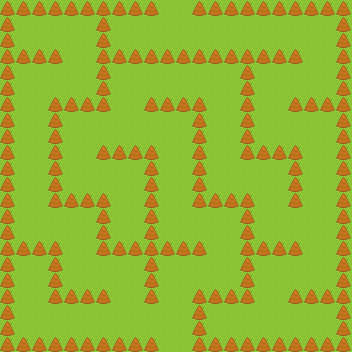

A level layout from a 2D game, rendered from its tile map. Below: a short description, then the map file with its tile-grid data intact:
An orthogonal 22x22 tile map with 16x16 px tiles, 2 tile layers (Tile Layer 1, Tile Layer 2).

<map version="1.0" orientation="orthogonal" renderorder="right-down" width="22" height="22" tilewidth="16" tileheight="16" nextobjectid="1">
 <tileset firstgid="1" name="roguelikeSheet_transparent" tilewidth="16" tileheight="16" spacing="4" tilecount="1767" columns="57">
  <image source="../Spritesheet/roguelikeSheet_transparent.png" width="1136" height="616" />
 </tileset>
 <layer name="Tile Layer 1" width="22" height="22">
  <data encoding="csv">
63,63,63,63,63,63,63,63,63,63,63,63,63,63,63,63,63,63,63,63,63,63,
63,63,63,63,63,63,63,63,63,63,63,63,63,63,63,63,63,63,63,63,63,63,
63,63,63,63,63,63,63,63,63,63,63,63,63,63,63,63,63,63,63,63,63,63,
63,63,63,63,63,63,63,63,63,63,63,63,63,63,63,63,63,63,63,63,63,63,
63,63,63,63,63,63,63,63,63,63,63,63,63,63,63,63,63,63,63,63,63,63,
63,63,63,63,63,63,63,63,63,63,63,63,63,63,63,63,63,63,63,63,63,63,
63,63,63,63,63,63,63,63,63,63,63,63,63,63,63,63,63,63,63,63,63,63,
63,63,63,63,63,63,63,63,63,63,63,63,63,63,63,63,63,63,63,63,63,63,
63,63,63,63,63,63,63,63,63,63,63,63,63,63,63,63,63,63,63,63,63,63,
63,63,63,63,63,63,63,63,63,63,63,63,63,63,63,63,63,63,63,63,63,63,
63,63,63,63,63,63,63,63,63,63,63,63,63,63,63,63,63,63,63,63,63,63,
63,63,63,63,63,63,63,63,63,63,63,63,63,63,63,63,63,63,63,63,63,63,
63,63,63,63,63,63,63,63,63,63,63,63,63,63,63,63,63,63,63,63,63,63,
63,63,63,63,63,63,63,63,63,63,63,63,63,63,63,63,63,63,63,63,63,63,
63,63,63,63,63,63,63,63,63,63,63,63,63,63,63,63,63,63,63,63,63,63,
63,63,63,63,63,63,63,63,63,63,63,63,63,63,63,63,63,63,63,63,63,63,
63,63,63,63,63,63,63,63,63,63,63,63,63,63,63,63,63,63,63,63,63,63,
63,63,63,63,63,63,63,63,63,63,63,63,63,63,63,63,63,63,63,63,63,63,
63,63,63,63,63,63,63,63,63,63,63,63,63,63,63,63,63,63,63,63,63,63,
63,63,63,63,63,63,63,63,63,63,63,63,63,63,63,63,63,63,63,63,63,63,
63,63,63,63,63,63,63,63,63,63,63,63,63,63,63,63,63,63,63,63,63,63,
63,63,63,63,63,63,63,63,63,63,63,63,63,63,63,63,63,63,63,63,63,63
</data>
 </layer>
 <layer name="Tile Layer 2" width="22" height="22">
  <data encoding="csv">
531,531,531,531,531,531,531,531,531,531,0,0,531,531,531,531,531,531,531,531,531,531,
531,0,0,0,0,0,531,0,0,0,0,0,0,0,0,0,0,0,0,0,0,531,
531,0,0,0,0,0,531,0,0,0,0,0,0,0,0,0,0,0,0,0,0,531,
531,531,531,531,0,0,531,531,531,531,531,531,531,531,531,531,531,531,531,0,0,531,
531,0,0,0,0,0,531,0,0,0,0,0,0,0,0,531,0,0,0,0,0,531,
531,0,0,0,0,0,531,0,0,0,0,0,0,0,0,531,0,0,0,0,0,531,
531,0,0,531,531,531,531,0,0,531,531,531,531,0,0,531,0,0,531,531,531,531,
531,0,0,531,0,0,0,0,0,0,0,0,531,0,0,531,0,0,0,0,0,531,
531,0,0,531,0,0,0,0,0,0,0,0,531,0,0,531,0,0,0,0,0,531,
531,0,0,531,0,0,531,531,531,531,0,0,531,0,0,531,531,531,531,0,0,531,
531,0,0,531,0,0,0,0,0,531,0,0,531,0,0,0,0,0,531,0,0,531,
531,0,0,531,0,0,0,0,0,531,0,0,531,0,0,0,0,0,531,0,0,531,
531,0,0,531,531,531,531,0,0,531,0,0,531,531,531,531,0,0,531,0,0,531,
531,0,0,0,0,0,531,0,0,531,0,0,0,0,0,531,0,0,0,0,0,531,
531,0,0,0,0,0,531,0,0,531,0,0,0,0,0,531,0,0,0,0,0,531,
531,531,531,531,0,0,531,531,531,531,531,531,531,0,0,531,531,531,531,0,0,531,
531,0,0,531,0,0,0,0,0,531,0,0,0,0,0,531,0,0,0,0,0,531,
531,0,0,531,0,0,0,0,0,531,0,0,0,0,0,531,0,0,0,0,0,531,
531,0,0,531,531,531,531,0,0,531,0,0,531,531,531,531,0,0,531,531,531,531,
531,0,0,0,0,0,0,0,0,0,0,0,531,0,0,0,0,0,0,0,0,531,
531,0,0,0,0,0,0,0,0,0,0,0,531,0,0,0,0,0,0,0,0,531,
531,531,531,531,531,531,531,531,531,531,0,0,531,531,531,531,531,531,531,531,531,531
</data>
 </layer>
</map>
